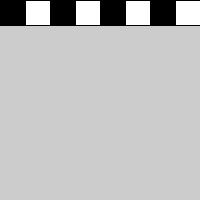
Frame 1 (no input)
Frame 2 (the mouse pressed at the canvas centre, redrawn once): identical to frame 1, image omitted

The Processing sketch that drew this single still picture (run headless with seeded random() and noise(); the mouse was pressed at the canvas centre and the sketch redrawn once):

// Processing sketch: Lab_05b_Chessboard
// ── Lab_05b_Chessboard.pde
float x = 0, y = 0;
float w, h;
int counter = 0;

  void setup() {
  size(200, 200);
  w = width / 8;
  h = width / 8;
}

void draw() {
  while (x <= width - h){
    if(counter == 0){
       fill(0);
    }
    if(counter == 1){
       fill(255);
    }
    rect(x, y, w, h);
    x += w;
    counter ++;
    counter %= 2;
  }
  noLoop();
}
